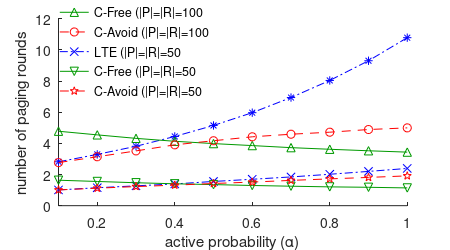

MATLAB code to generate this figure:
clear;
load('delay.mat');
close all;
figure1 = figure;
hold on;

plot(0.1:0.1:1, delay_conventional2, 'b-.*')
plot(0.1:0.1:1, delay_Mid2, '-^', 'Color', [0, 0.6, 0]);
plot(0.1:0.1:1, delay_ourMethod2, 'r--o');
plot(0.1:0.1:1, delay_conventional1, 'b-.x')
plot(0.1:0.1:1, delay_Mid1, '-v', 'Color', [0, 0.6, 0]);
plot(0.1:0.1:1, delay_ourMethod1, 'r--p');
hl = legend('LTE (|P|=|R|=100', 'C-Free (|P|=|R|=100','C-Avoid (|P|=|R|=100', ...
	'LTE (|P|=|R|=50', 'C-Free (|P|=|R|=50','C-Avoid (|P|=|R|=50', 'Location', 'NorthWest' );
legend boxoff;
xlabel('active probability (\alpha)');  
ylabel('number of paging rounds'); 
%set(gca, 'YTick',[0:.1:.5]);
%ylim([0,0.42]);
set(gca, 'XTick',[0:.2:1]);
xlim([.1,1]);


set(figure1, 'PaperUnits', 'inches');
set(figure1, 'PaperPosition', [0 0 4.5 2.5]);
set(figure1, 'Units', 'inches');
set(figure1, 'Position', [0 0 4.5 2.5]);
pos = get(hl, 'position');
loci = get(gca, 'position');
set(hl, 'position', [loci(1)-0.01 pos(2)+0.05 pos(3) pos(4)]);


print(figure1, '-depsc', 'delay.eps');